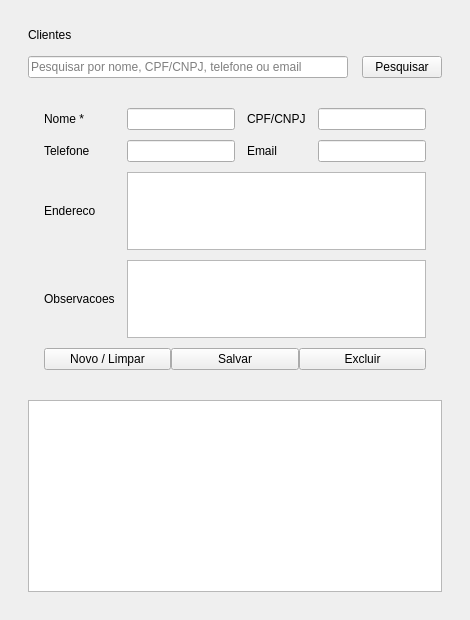
<?xml version="1.0" encoding="UTF-8"?>
<ui version="4.0">
 <class>ClientePage</class>
 <widget class="QWidget" name="ClientePage">
  <layout class="QVBoxLayout" name="rootLayout">
   <property name="leftMargin">
    <number>28</number>
   </property>
   <property name="topMargin">
    <number>28</number>
   </property>
   <property name="rightMargin">
    <number>28</number>
   </property>
   <property name="bottomMargin">
    <number>28</number>
   </property>
   <property name="spacing">
    <number>14</number>
   </property>
   <item>
    <widget class="QLabel" name="pageTitle">
     <property name="text">
      <string>Clientes</string>
     </property>
    </widget>
   </item>
   <item>
    <layout class="QHBoxLayout" name="searchLayout">
     <item>
      <widget class="QLineEdit" name="txtBuscaCliente">
       <property name="placeholderText">
        <string>Pesquisar por nome, CPF/CNPJ, telefone ou email</string>
       </property>
      </widget>
     </item>
     <item>
      <widget class="QPushButton" name="btnBuscarCliente">
       <property name="text">
        <string>Pesquisar</string>
       </property>
      </widget>
     </item>
    </layout>
   </item>
   <item>
    <widget class="QFrame" name="card">
     <layout class="QGridLayout" name="formLayout">
      <property name="leftMargin">
       <number>16</number>
      </property>
      <property name="topMargin">
       <number>16</number>
      </property>
      <property name="rightMargin">
       <number>16</number>
      </property>
      <property name="bottomMargin">
       <number>16</number>
      </property>
      <property name="horizontalSpacing">
       <number>12</number>
      </property>
      <property name="verticalSpacing">
       <number>10</number>
      </property>
      <item row="0" column="0">
       <widget class="QLabel" name="labelNome">
        <property name="text">
         <string>Nome *</string>
        </property>
       </widget>
      </item>
      <item row="0" column="1">
       <widget class="QLineEdit" name="txtClienteNome"/>
      </item>
      <item row="0" column="2">
       <widget class="QLabel" name="labelCpf">
        <property name="text">
         <string>CPF/CNPJ</string>
        </property>
       </widget>
      </item>
      <item row="0" column="3">
       <widget class="QLineEdit" name="txtClienteCpf"/>
      </item>
      <item row="1" column="0">
       <widget class="QLabel" name="labelTelefone">
        <property name="text">
         <string>Telefone</string>
        </property>
       </widget>
      </item>
      <item row="1" column="1">
       <widget class="QLineEdit" name="txtClienteTelefone"/>
      </item>
      <item row="1" column="2">
       <widget class="QLabel" name="labelEmail">
        <property name="text">
         <string>Email</string>
        </property>
       </widget>
      </item>
      <item row="1" column="3">
       <widget class="QLineEdit" name="txtClienteEmail"/>
      </item>
      <item row="2" column="0">
       <widget class="QLabel" name="labelEndereco">
        <property name="text">
         <string>Endereco</string>
        </property>
       </widget>
      </item>
      <item row="2" column="1" colspan="3">
       <widget class="QTextEdit" name="txtClienteEndereco">
        <property name="maximumSize">
         <size>
          <width>16777215</width>
          <height>78</height>
         </size>
        </property>
       </widget>
      </item>
      <item row="3" column="0">
       <widget class="QLabel" name="labelObs">
        <property name="text">
         <string>Observacoes</string>
        </property>
       </widget>
      </item>
      <item row="3" column="1" colspan="3">
       <widget class="QTextEdit" name="txtClienteObservacoes">
        <property name="maximumSize">
         <size>
          <width>16777215</width>
          <height>78</height>
         </size>
        </property>
       </widget>
      </item>
      <item row="4" column="0" colspan="4">
       <layout class="QHBoxLayout" name="buttonLayout">
        <item>
         <widget class="QPushButton" name="btnNovoCliente">
          <property name="text">
           <string>Novo / Limpar</string>
          </property>
         </widget>
        </item>
        <item>
         <widget class="QPushButton" name="btnSalvarCliente">
          <property name="text">
           <string>Salvar</string>
          </property>
         </widget>
        </item>
        <item>
         <widget class="QPushButton" name="btnExcluirCliente">
          <property name="text">
           <string>Excluir</string>
          </property>
         </widget>
        </item>
       </layout>
      </item>
     </layout>
    </widget>
   </item>
   <item>
    <widget class="QTableWidget" name="tableClientes"/>
   </item>
  </layout>
 </widget>
 <resources/>
 <connections/>
</ui>
